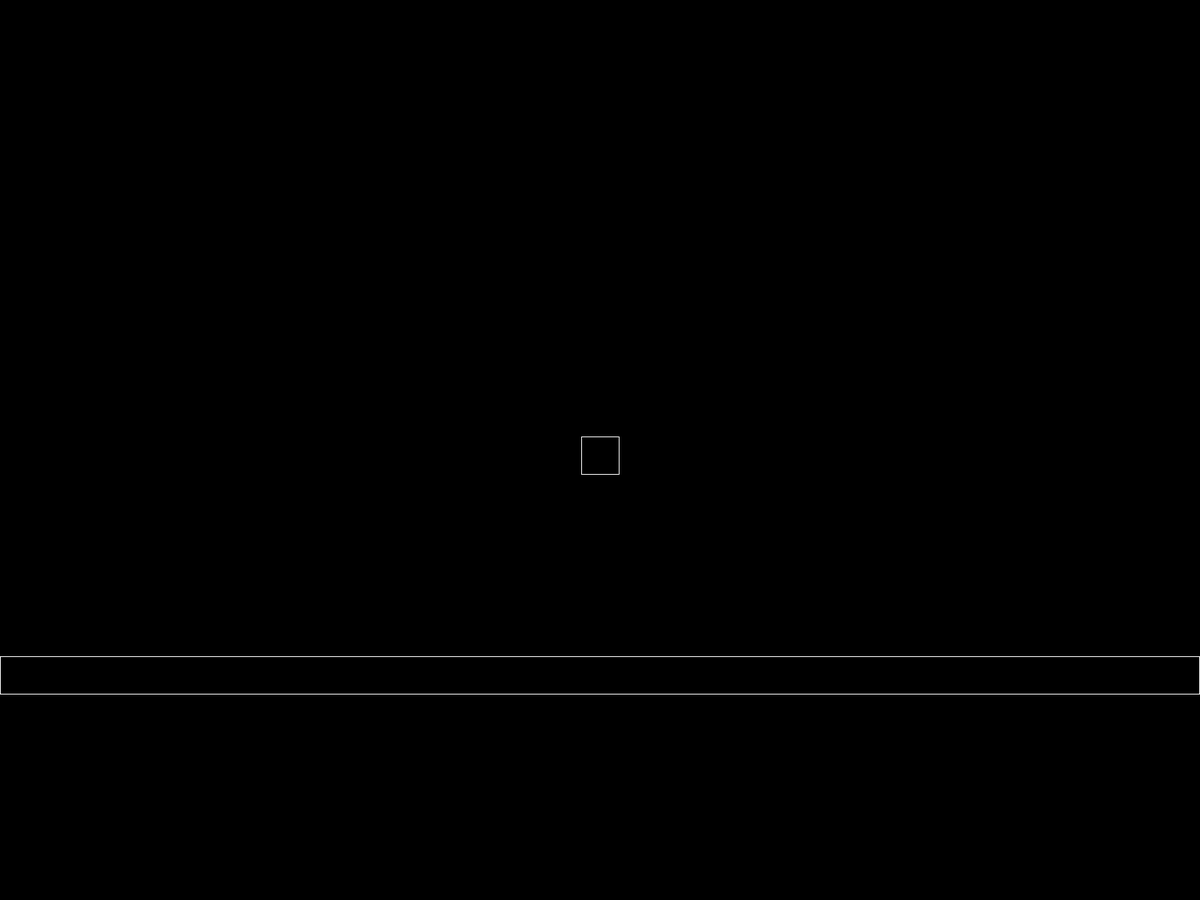
Frame 1 (no input)
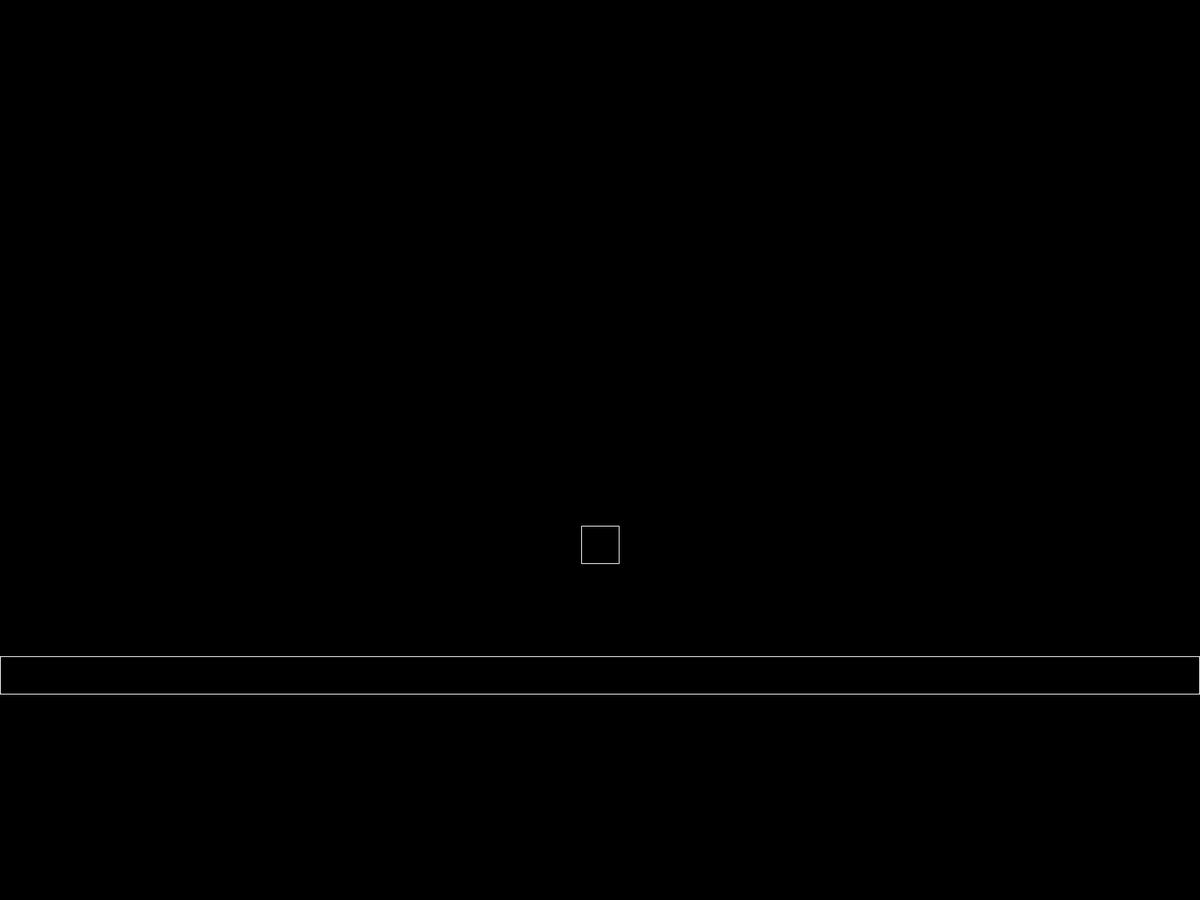
Frame 60 (the mouse pressed at the canvas centre just before this capture)
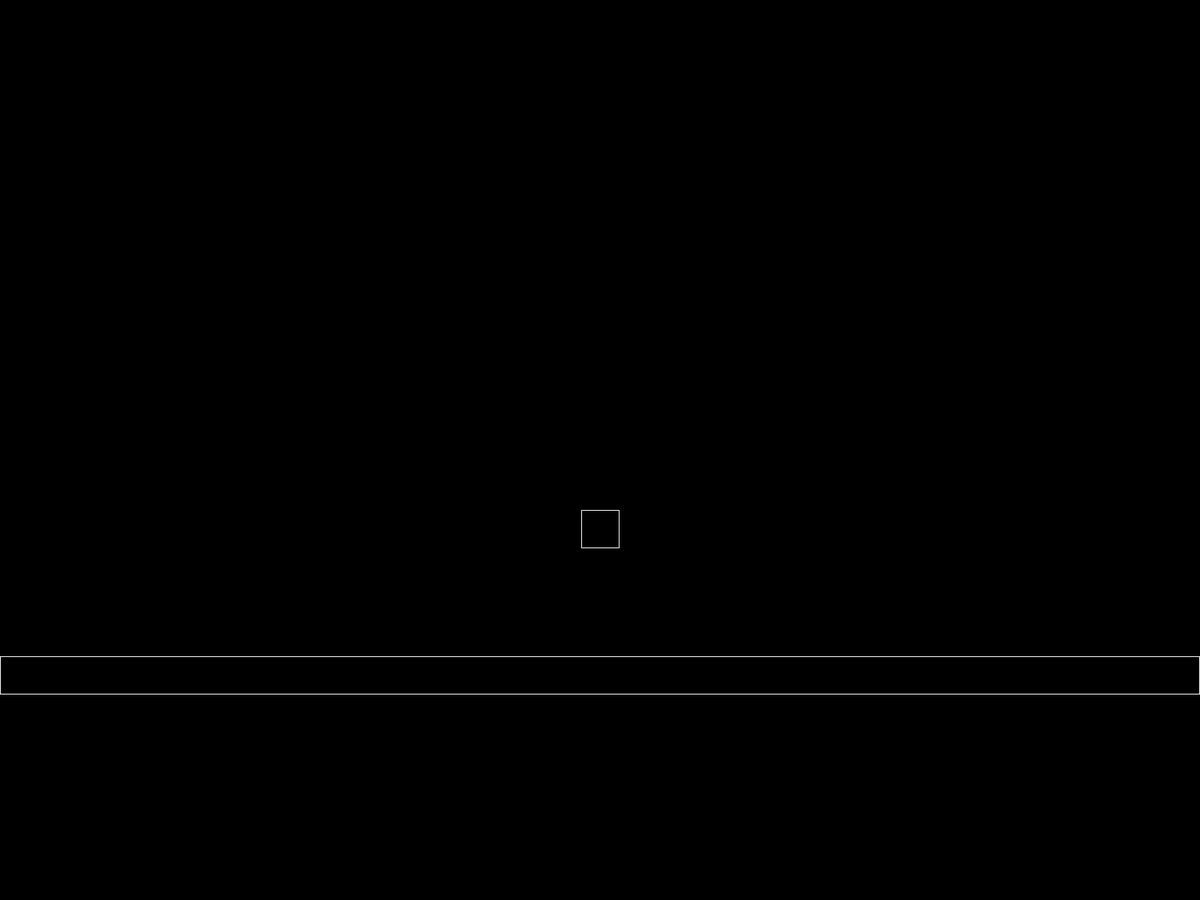
Frame 120 (the mouse held since frame 60 and released just before this capture)

The Processing sketch that drew these frames (run headless with seeded random() and noise(); from frame 60 on, the mouse is pressed at the canvas centre):

// Processing sketch: Physik_Engine
// ── Physik_Engine.pde
//mega physik engine mit allem!...ALLEM!!!

World TheWorld;


void setup() {
  fullScreen();
  
  TheWorld = new World();
  
  TheWorld.addBody(new Body(new Vec2(width/2, height/2), new Vec2(50, 50), 100, false));
  TheWorld.addBody(new Body(new Vec2(width/2, height*0.75), new Vec2(width-1, 50), 10000, true));
}

void draw() {
  background(0);
  smooth();
  
  TheWorld.run();
}
// ── Body.pde
class Body {
  private Vec2 pos;
  private ArrayList<Force> forces;
  private Hitbox box;
  
  private float mass;
  
  private boolean Static;
  
  
  public Body(Vec2 pos, Vec2 size, float mass, boolean Static) {
    this.pos = new Vec2();
    this.pos=pos;
    this.forces = new ArrayList<Force>();
    this.box=new Hitbox(this.pos, size);
    this.mass = mass;
    this.Static=Static;
    
    this.forces.add(new Force("", new Vec2(0, 7)));
  }
  
  //-------------------------------------------------------------------------------------------------------------------
  private class Hitbox {    //AABB
    private Vec2 pos;
    private Vec2 size;
    
    
    public Hitbox(Vec2 pos, Vec2 size) {
      this.pos=pos;
      this.size=size;
    }
    
    
    public Vec2 getPos() {
      return this.pos;
    }
    
    public void setPos(Vec2 pos) {
      this.pos=pos;
    }
    
    public Vec2 getSize() {
      return this.size;
    }
    
    
    public boolean collide(Hitbox other, Vec2 vv) {
      Vec2 otherPos = other.getPos().add(vv);
      
      if(abs(this.pos.x-otherPos.x)<this.getSize().x+other.getSize().x) {
        if(abs(this.pos.y-otherPos.y)<this.getSize().y+other.getSize().y) {
          return true;
        }
      }
      return false;
    }
    
    public boolean collide(Vec2 v, Hitbox other, Vec2 vv) {
      if(abs(this.pos.add(v).x-other.getPos().add(vv).x)<this.getSize().x+other.getSize().x) {
        if(abs(this.pos.add(v).y-other.getPos().add(vv).y)<this.getSize().y+other.getSize().y) {
          return true;
        }
      }
      return false;
    }
    
    public Vec2 collideDetailed(Vec2 v, Hitbox other, Vec2 vv) {
      if(this.collide(v, other, vv)) {
        return new Vec2(this.pos.add(v).x-other.getPos().add(vv).x-(this.getSize().x/2+other.getSize().x/2), this.pos.add(v).y-other.getPos().add(vv).y-(this.getSize().y/2+other.getSize().y/2));
      }
      
      return null;
    }
  }
  //-------------------------------------------------------------------------------------------------------------------
  
  
  
  public boolean collide(Body other, Vec2 vv) {
    return this.box.collide(other.getBox(), vv);
  }
  
  
  
  public Vec2 getPos() {
    return this.pos;
  }
  
  public float getMass() {
    return this.mass;
  }
  
  public Force getAllForces() {
    Vec2 vv = new Vec2();
    
    for(int i=0 ; i<this.forces.size() ; i++) {
      Force mf = (Force) this.forces.get(i);
      
      vv = vv.add(mf.getV());
    }
    
    return new Force("Gesamte Kraft", vv);
  }
  
  public ArrayList<Force> getForces() {
    return this.forces;
  }
  
  public void addForce(Force nf) {
    this.forces.add(nf);
  }
  
  public boolean hasForce(String s) {
    for(int i=0 ; i<this.forces.size() ; i++) {
      Force mf = (Force) this.forces.get(i);
      
      if(mf.getName() == s) {
        return true;
      }
    }
    
    return false;
  }
  
  public Hitbox getBox() {
    return this.box;
  }
  
  
  
  public void update() {
    //Hitbox:
    this.box.setPos(this.pos.copy());
    
    if(!this.Static) {
      this.correctPosition();
    }
  }
  
  public void render() {
    noFill();
    stroke(255);
    rect(this.pos.x-this.box.getSize().x/2, this.pos.y-this.box.getSize().y/2, this.box.getSize().x, this.box.getSize().y);
  }
  
  
  
  private void move(Vec2 v) {
    this.pos = this.pos.add(v);
  }
  
  private void move(float x, float y) {
    this.pos = this.pos.add(new Vec2(x, y));
  }
  
  private void correctPosition() {
    boolean allreadyMoved=false;
    
    for(int i=0 ; i<TheWorld.getBodies().size() ; i++) {
      Body mb = (Body) TheWorld.getBodies().get(i);
      
      if(mb!=this) {
        if(this.box.collide(this.getAllForces().getV(), mb.getBox(), mb.getAllForces().getV())) {
          this.move(0, this.getAllForces().getV().add(this.box.collideDetailed(this.getAllForces().getV(), mb.getBox(), mb.getAllForces().getV())).y);
          allreadyMoved=true;
        }
      }
    }
    
    if(!allreadyMoved) {
      this.move(this.getAllForces().getV());
    }
  }
}
// ── Force.pde
class Force {
  private String name;
  private Vec2 v;
  
  
  public Force(String name, Vec2 v) {
    this.name = name;
    this.v = v;
  }
  
  
  public String getName() {
    return this.name;
  }
  
  public Vec2 getV() {
    return this.v;
  }
  
  public float getForce() {
    return sqrt(v.x*v.x+v.y*v.y);
  }
}
// ── Vec2.pde
// Ein 2D-Punkt oder eine 2D-Richtung
class Vec2
{
  float x = 0; // x-Koordinate
  float y = 0; // y-Koordinate
  
  // Standardkonstruktur; setzt beide Koords. auf 0
  Vec2()
  {
    x = 0;
    y = 0;
  }
  
  // Setzt Koords. auf die Parameter
  Vec2(float xx, float yy)
  {
    x = xx;
    y = yy;
  }
  
  // Kopiert den Vektor ohne das der gleiche Speicher verwendet wird
  Vec2(Vec2 other)
  {
    x = other.x;
    y = other.y;
  }
  
  // Berechnet die Laenge des Vektors
  float length()
  {
    return sqrt(x * x + y * y);
  }
  
  // Berechnet die Länge des Vektors ohne das teure Wurzelziehen
  // Zum Vergleichen der Länge zweier Vektoren reicht das
  float lengthSq()
  {
    return x * x + y * y;
  }
  
  // Normalisiert den Vektor -> verändert die eigenen Attribute
  void normalize()
  {
    float l = this.length();
    x = x / l;
    y = y / l;
  }
  
  //scalarprodukt
  float scalarMult(Vec2 v) {
    return this.x*v.x+this.y*v.y;
  }
  
  //gibt den Winkel zu der x-achse zurueck:
  float heading() {
    //man muss nen PVector nehmen, weil man die richtung nicht bestimmen kann
    PVector pv = new PVector(this.x, this.y);
    
    return pv.heading();
  }
  
  void rotate(float ro) {
    PVector pv = new PVector(this.x, this.y);
    pv.rotate(ro);
    this.x=pv.x;
    this.y=pv.y;
  }
  
  // Die nächsten Methoden führen arithmetische Rechnungen aus
  // Mal und geteilt geht mit Skalaren sowie Vektoren
  // Keine der Methoden verändert die eigenen Attribute, sondern sie erzeugen alle neue Vektoren
  Vec2 add(Vec2 other)
  {
    return new Vec2(x + other.x, y + other.y);
  }
  Vec2 sub(Vec2 other)
  {
    return new Vec2(x - other.x, y - other.y);
  }
  Vec2 mult(float f)
  {
    return new Vec2(x * f, y * f);
  }
  Vec2 mult(Vec2 other)
  {
    return new Vec2(x * other.x, y * other.y);
  }
  Vec2 div(float f)
  {
    return new Vec2(x / f, y / f);
  }
  Vec2 div(Vec2 other)
  {
    return new Vec2(x / other.x, y / other.y);
  }
  
  
  void addEqual(Vec2 other)
  {
    x += other.x;
    y += other.y;
  }
  void subEqual(Vec2 other)
  {
    x -= other.x;
    y -= other.y;
  }
  void multEqual(float f)
  {
    x *= f;
    y *= f;
  }
  void multEqual(Vec2 other)
  {
    x *= other.x;
    y *= other.y;
  }
  void divEqual(float f)
  {
    x /= f;
    y /= f;
  }
  void divEqual(Vec2 other)
  {
    x /= other.x;
    y /= other.y;
  }
  
  
  //copy:
  Vec2 copy() {
    return new Vec2(x, y);
  }
}
// ── World.pde
//-------------------------------------------------------------------------------------------------------------------
public enum Constants {
  G(6.67408*pow(10, -11)),
  g(9.81);
  
  private final float value;
  
  Constants(float value) {
    this.value=value;
  }
  
  public float  value() { return this.value; }
}

//-------------------------------------------------------------------------------------------------------------------

class World {
  private ArrayList<Body> bodyColl;
  
  
  public World() {
    this.bodyColl = new ArrayList<Body>();
  }
  
  
  public void run() {
    this.updateEverything();
    this.renderEverything();
  }
  
  
  private void updateEverything() {
    //updateGravaty:
    this.updateGravity();
    
    for(int i=0 ; i<this.bodyColl.size() ; i++) {
      Body mb = (Body) this.bodyColl.get(i);
      
      mb.update();
    }
  }
  
  private void renderEverything() {
    for(int i=0 ; i<this.bodyColl.size() ; i++) {
      Body mb = (Body) this.bodyColl.get(i);
      
      mb.render();
    }
  }
  
  
  
  private void updateGravity() {
    for(int i=0 ; i<this.bodyColl.size() ; i++) {
      Body mb = (Body) bodyColl.get(i);
      
      if(!mb.hasForce("Gravety")) {
        mb.addForce(new Force("Gravety", new Vec2(0, Constants.G.value()*((mb.getMass()+10000000)/(1000000)))));
      }
    }
  }
  
  
  
  public ArrayList<Body> getBodies() {
    return this.bodyColl;
  }
  
  public void addBody(Body b) {
    this.bodyColl.add(b);
  }
  
  public void removeBody(Body b) {
    this.bodyColl.remove(b);
  }
}
